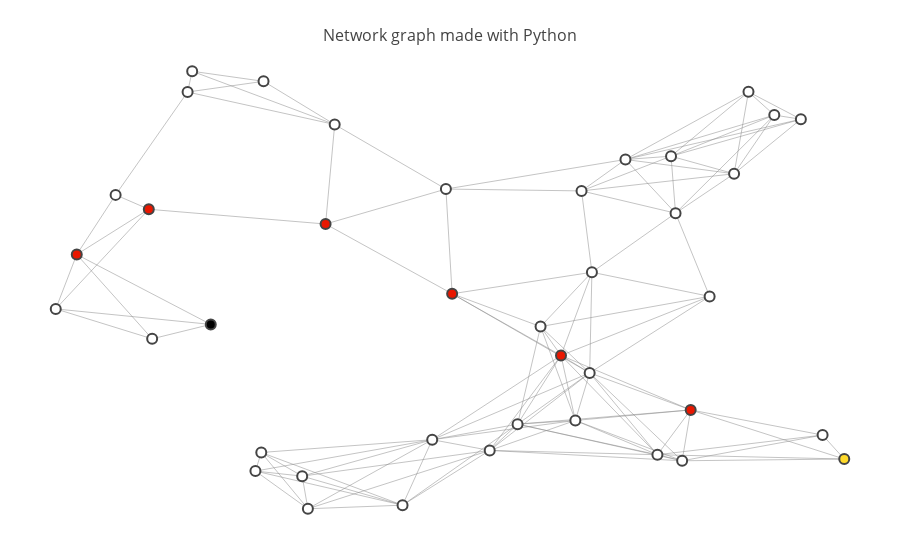

Notebook source saved alongside this figure:
### Code cell
show_map(map_40, start=8, goal=24, path=[8, 14, 16, 37, 12, 17, 10, 24])

### Figure 1 — Plotly figure (JSON) as saved in the notebook; plotly's stock layout.template omitted (floating-point values rounded to 4 significant figures; data arrays with more than 128 entries replaced by an {"elided": "..."} marker saying what was removed)
{"data": [{"hoverinfo": "none", "line": {"color": "#888", "width": 0.5}, "mode": "lines", "type": "scatter", "x": {"elided": "369 float values"}, "y": {"elided": "369 float values"}}, {"hoverinfo": "text", "marker": {"color": [0, 0, 0, 0, 0, 0, 0, 0, 3, 0, 2, 0, 2, 0, 2, 0, 2, 2, 0, 0, 0, 0, 0, 0, 1, 0, 0, 0, 0, 0, 0, 0, 0, 0, 0, 0, 0, 2, 0, 0], "colorbar": {"thickness": 15, "title": "Node Connections", "titleside": "right", "xanchor": "left"}, "colorscale": "Hot", "line": {"width": 2}, "reversescale": true, "showscale": false, "size": 10}, "mode": "markers", "text": ["Intersection 0", "Intersection 1", "Intersection 2", "Intersection 3", "Intersection 4", "Intersection 5", "Intersection 6", "Intersection 7", "Intersection 8", "Intersection 9", "Intersection 10", "Intersection 11", "Intersection 12", "Intersection 13", "Intersection 14", "Intersection 15", "Intersection 16", "Intersection 17", "Intersection 18", "Intersection 19", "Intersection 20", "Intersection 21", "Intersection 22", "Intersection 23", "Intersection 24", "Intersection 25", "Intersection 26", "Intersection 27", "Intersection 28", "Intersection 29", "Intersection 30", "Intersection 31", "Intersection 32", "Intersection 33", "Intersection 34", "Intersection 35", "Intersection 36", "Intersection 37", "Intersection 38", "Intersection 39"], "type": "scatter", "x": [0.7802, 0.525, 0.8085, 0.2599, 0.7354, 0.09089, 0.314, 0.6825, 0.2013, 0.8552, 0.7582, 0.2531, 0.4814, 0.9112, 0.04581, 0.4583, 0.1294, 0.6077, 0.7196, 0.886, 0.4238, 0.8252, 0.4742, 0.2625, 0.9364, 0.6243, 0.5573, 0.7483, 0.6436, 0.3451, 0.02142, 0.641, 0.1744, 0.1333, 0.584, 0.3074, 0.7406, 0.3345, 0.1797, 0.6315], "y": [0.4947, 0.1495, 0.7696, 0.1449, 0.809, 0.7223, 0.01876, 0.8016, 0.432, 0.9011, 0.2403, 0.1032, 0.5006, 0.1839, 0.5887, 0.1736, 0.69, 0.3623, 0.1399, 0.8919, 0.02677, 0.9533, 0.7353, 0.9768, 0.1302, 0.2167, 0.2084, 0.1263, 0.5489, 0.88, 0.4666, 0.3233, 0.9529, 0.3997, 0.427, 0.09187, 0.6813, 0.6569, 0.9994, 0.7312]}], "layout": {"hovermode": "closest", "margin": {"b": 20, "l": 5, "r": 5, "t": 40}, "showlegend": false, "title": "<br>Network graph made with Python", "titlefont": {"size": 16}, "xaxis": {"showgrid": false, "showticklabels": false, "zeroline": false}, "yaxis": {"showgrid": false, "showticklabels": false, "zeroline": false}}}
